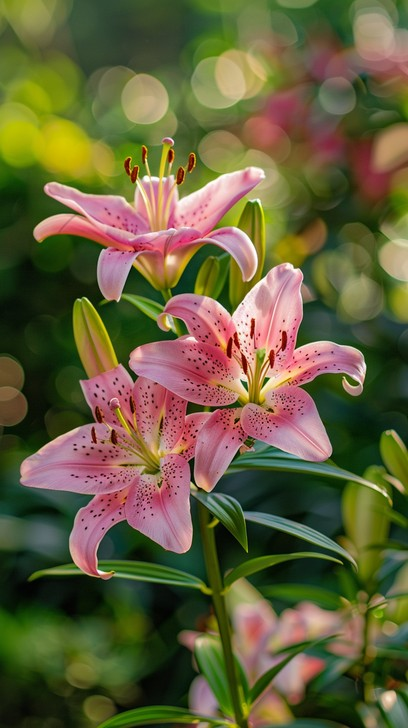
#> input picture A-2-bit_plane_slicing/input.jpg, 408 x 728 px, found by its file name
$ python normalised_histogram_pdf.py
#> lines starting #> are read from the running program, lines starting #| are printed output that depends on the picture
import cv2
import numpy as np
import matplotlib.pyplot as plt
import os

# Create output folder
os.makedirs("Output", exist_ok=True)

# Read image
img = cv2.imread("Normalised Histogram PDF/input.jpg", cv2.IMREAD_GRAYSCALE)
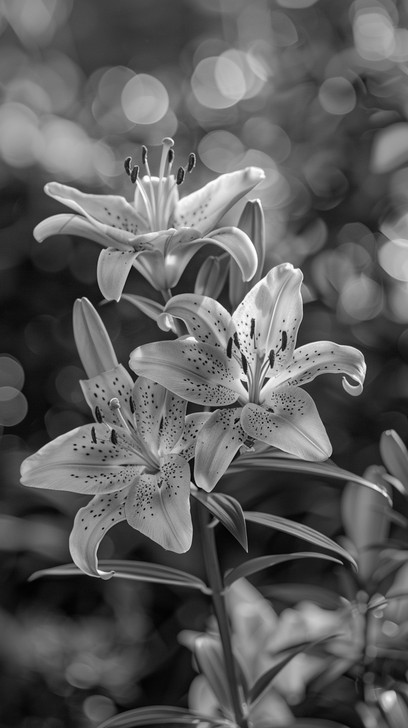
#> img: shape (728, 408); min 0, max 255, mean 92.7

if img is None:
    print("Error: input.jpg not found!")
    exit()

# Calculate histogram
hist = cv2.calcHist([img], [0], None, [256], [0, 256])
#> hist = 256 values, max 2412 at index 101, min 8 at index 254, mean 1160.2

# Calculate Normalised Histogram PDF
pdf = hist / (img.shape[0] * img.shape[1])
#> pdf = 256 values, max 0.00812 at index 101, min 2.69e-05 at index 254, mean 0.00391

# Plot results
plt.figure(figsize=(12, 5))

plt.subplot(1, 2, 1)
plt.imshow(img, cmap='gray')
plt.title("Original Image")
plt.axis("off")

plt.subplot(1, 2, 2)
plt.plot(pdf)
plt.title("Normalised Histogram PDF")
plt.xlabel("Pixel Intensity")
plt.ylabel("Probability")
plt.grid()

plt.tight_layout()

# Save result
plt.savefig("Output/normalised_histogram_pdf.png", dpi=300)
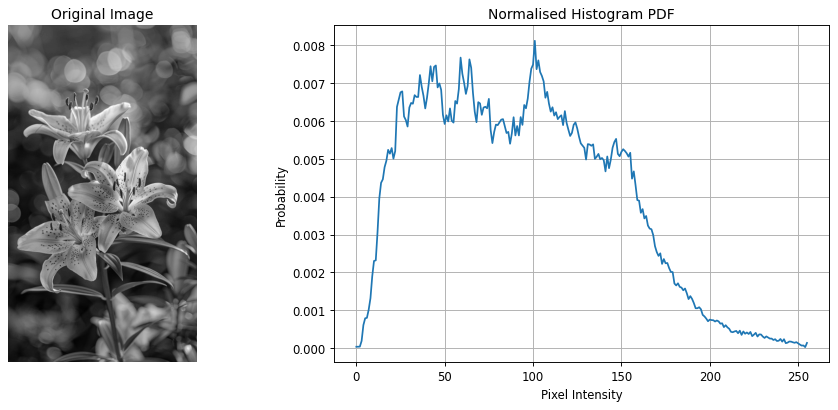
#> figure drawn by matplotlib, 2 panels; panel 2: curve peaks at x = 101, y = 0.00812

# Save PDF values
np.savetxt("Output/histogram_pdf_values.txt", pdf)

print("Results saved successfully in Output folder!")

plt.show()
plt.close()
